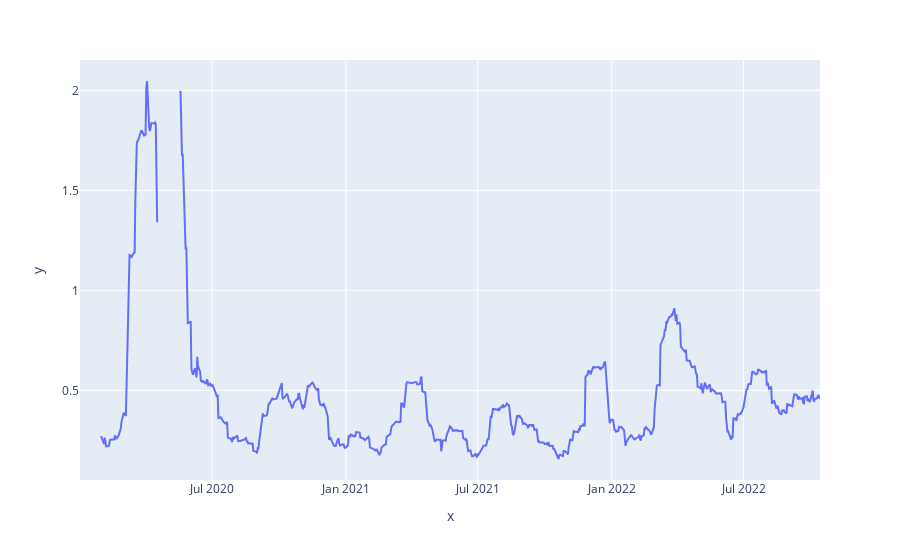

Write notebook code for a chart like this one.
### Code cell
import plotly.express as px 
px.line(x=abc.index, y=abc)

### Figure 1 — Plotly figure (JSON) as saved in the notebook; plotly's stock layout.template omitted (floating-point values rounded to 4 significant figures; data arrays with more than 128 entries replaced by an {"elided": "..."} marker saying what was removed)
{"data": [{"hovertemplate": "x=%{x}<br>y=%{y}<extra></extra>", "legendgroup": "", "line": {"color": "#636efa", "dash": "solid"}, "marker": {"symbol": "circle"}, "mode": "lines", "name": "", "orientation": "v", "showlegend": false, "type": "scatter", "x": {"elided": "704 str values"}, "xaxis": "x", "y": {"elided": "704 float values"}, "yaxis": "y"}], "layout": {"legend": {"tracegroupgap": 0}, "margin": {"t": 60}, "xaxis": {"anchor": "y", "domain": [0, 1], "title": {"text": "x"}}, "yaxis": {"anchor": "x", "domain": [0, 1], "title": {"text": "y"}}}}
